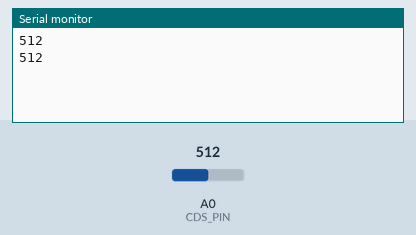
Simulated run of this sketch. Board: Arduino Uno, built with avr-gcc and run on an emulated ATmega328P. Shown: the last lines printed to the serial monitor. The test bench sets the inputs (shaded band); at power-on: A0 (CDS_PIN) = 512.

Above: at 1.8 s.
1.9 s: A0 (CDS_PIN) set to 716
At 2.8 s:
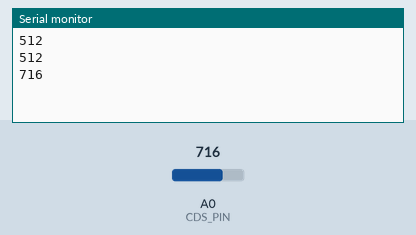
3.4 s: A0 (CDS_PIN) set to 900
At 4.7 s:
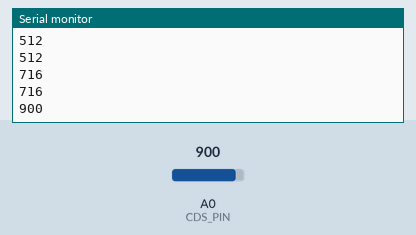
Timing chart, 0 to 6.4 s (numbered marks = the images above; inputs shaded):
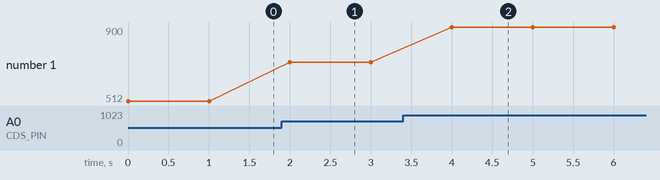

Measured:
- after the input at 1.9 s, the serial monitor: prints a new line after 0.10 s (image 1)
- after the input at 3.4 s, the serial monitor: prints a new line after 0.60 s (image 2)
- plotted number 1: 512 → 716 after the input at 1.9 s, 716 → 900 after the input at 3.4 s

The sketch:

cds_test.ino
```cpp
const int CDS_PIN = A0;

void setup() {
  Serial.begin(9600);
  pinMode(CDS_PIN, INPUT);
}

void loop() {
  Serial.println(analogRead(CDS_PIN));
  delay(1000);
}
```
